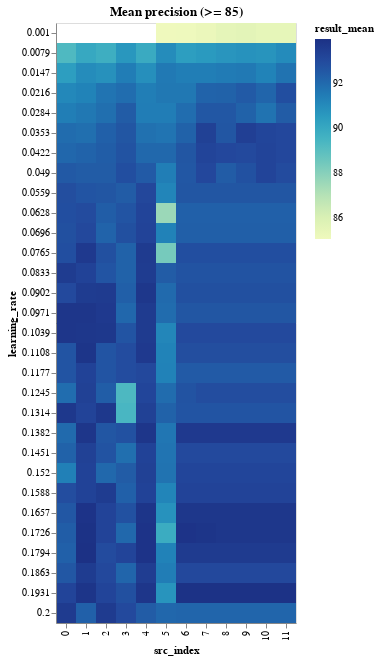

Notebook source saved alongside this figure:
### Code cell
range_learning_rate_results_df = learning_rate_results_df[
    learning_rate_results_df.result_mean >= DETAILED_VIEW_TRESHOLD
]

binified_learning_rate_heatmap(
    f"Mean precision (>= {DETAILED_VIEW_TRESHOLD})", range_learning_rate_results_df
)

### Figure 1 — Vega-Lite specification as saved in the notebook (floating-point values rounded to 4 significant figures; data arrays with more than 128 entries replaced by an {"elided": "..."} marker saying what was removed)
{"config": {"view": {"continuousWidth": 400, "continuousHeight": 300}}, "hconcat": [{"mark": "rect", "encoding": {"color": {"type": "quantitative", "field": "result_mean"}, "tooltip": [{"type": "quantitative", "field": "result_mean"}, {"type": "quantitative", "field": "result_std"}, {"type": "quantitative", "field": "neurons"}, {"type": "quantitative", "field": "layers"}, {"type": "quantitative", "field": "epochs"}, {"type": "quantitative", "field": "learning_rate"}, {"type": "quantitative", "field": "src_index"}], "x": {"type": "ordinal", "field": "src_index"}, "y": {"type": "ordinal", "field": "learning_rate"}}, "selection": {"selector010": {"type": "interval", "bind": "scales", "encodings": ["x", "y"]}}, "title": "Mean precision (>= 85)"}], "data": {"name": "data-ac27256ac459c8581e588854ade62d97"}, "$schema": "https://vega.github.io/schema/vega-lite/v4.8.1.json", "datasets": {"data-ac27256ac459c8581e588854ade62d97": {"elided": "355 records"}}}
